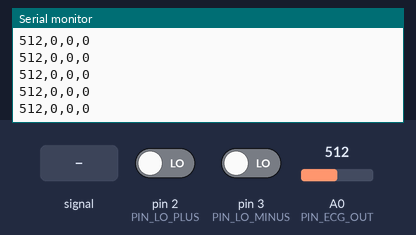
Recording of a sketch running on a simulated Arduino Uno, built with avr-gcc and run on an emulated ATmega328P. On the bench: the last lines printed to the serial monitor. Inputs (shaded band) come from the test bench; at power-on: A0 (PIN_ECG_OUT) = 512, pin 2 (PIN_LO_PLUS) LOW, pin 3 (PIN_LO_MINUS) LOW.

Above: at 1.2 s.
1.3 s: A0 (PIN_ECG_OUT) fed a 200 Hz sine of ±81 counts around its level
At 2.1 s:
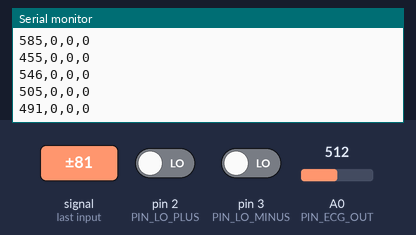
2.8 s: A0 (PIN_ECG_OUT) set to 716
At 3.3 s:
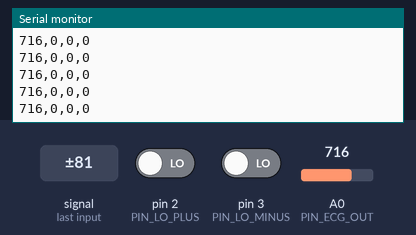
4.3 s: pin 2 (PIN_LO_PLUS) driven HIGH
5.8 s: A0 (PIN_ECG_OUT) fed a 1000 Hz sine of ±255 counts around its level
At 6.8 s:
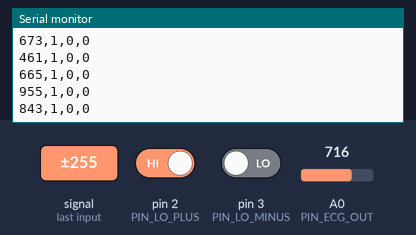
Timing chart, 0 to 6.9 s (numbered marks = the images above; inputs shaded):
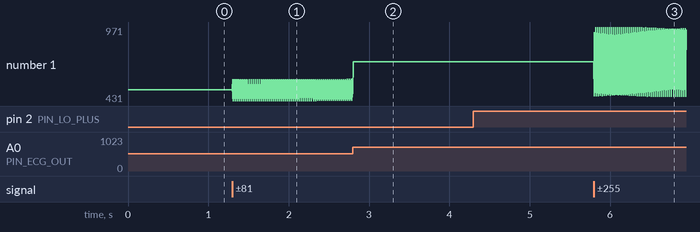

Measured:
- after the input at 1.3 s, the serial monitor: prints a new line at once (image 1)
- after the input at 5.8 s, the serial monitor: prints a new line at once (image 3)
- plotted number 1: 512 → 485 after the input at 1.3 s, 716 → 653 after the input at 5.8 s

The sketch:

liveguard_sensor_bridge.ino
```cpp
#include <Arduino.h>

const int PIN_ECG_OUT = A0;
const int PIN_LO_PLUS = 2;
const int PIN_LO_MINUS = 3;

const unsigned long SAMPLE_INTERVAL_MICROS = 2778;
unsigned long nextSampleMicros = 0;

void setup() {
  Serial.begin(115200);
  while (!Serial) {
    ;
  }

  pinMode(PIN_LO_PLUS, INPUT);
  pinMode(PIN_LO_MINUS, INPUT);
  pinMode(PIN_ECG_OUT, INPUT);

  nextSampleMicros = micros() + SAMPLE_INTERVAL_MICROS;
}

void loop() {
  unsigned long currentMicros = micros();

  if ((long)(currentMicros - nextSampleMicros) >= 0) {
    nextSampleMicros += SAMPLE_INTERVAL_MICROS;

    int lo_plus = digitalRead(PIN_LO_PLUS);
    int lo_minus = digitalRead(PIN_LO_MINUS);
    int leads_off = (lo_plus == 1 || lo_minus == 1) ? 1 : 0;

    int ecg_raw = analogRead(PIN_ECG_OUT);

    long ppg_ir = 0;
    long ppg_red = 0;

    Serial.print(ecg_raw);
    Serial.print(',');
    Serial.print(leads_off);
    Serial.print(',');
    Serial.print(ppg_ir);
    Serial.print(',');
    Serial.println(ppg_red);
  }
}
```
